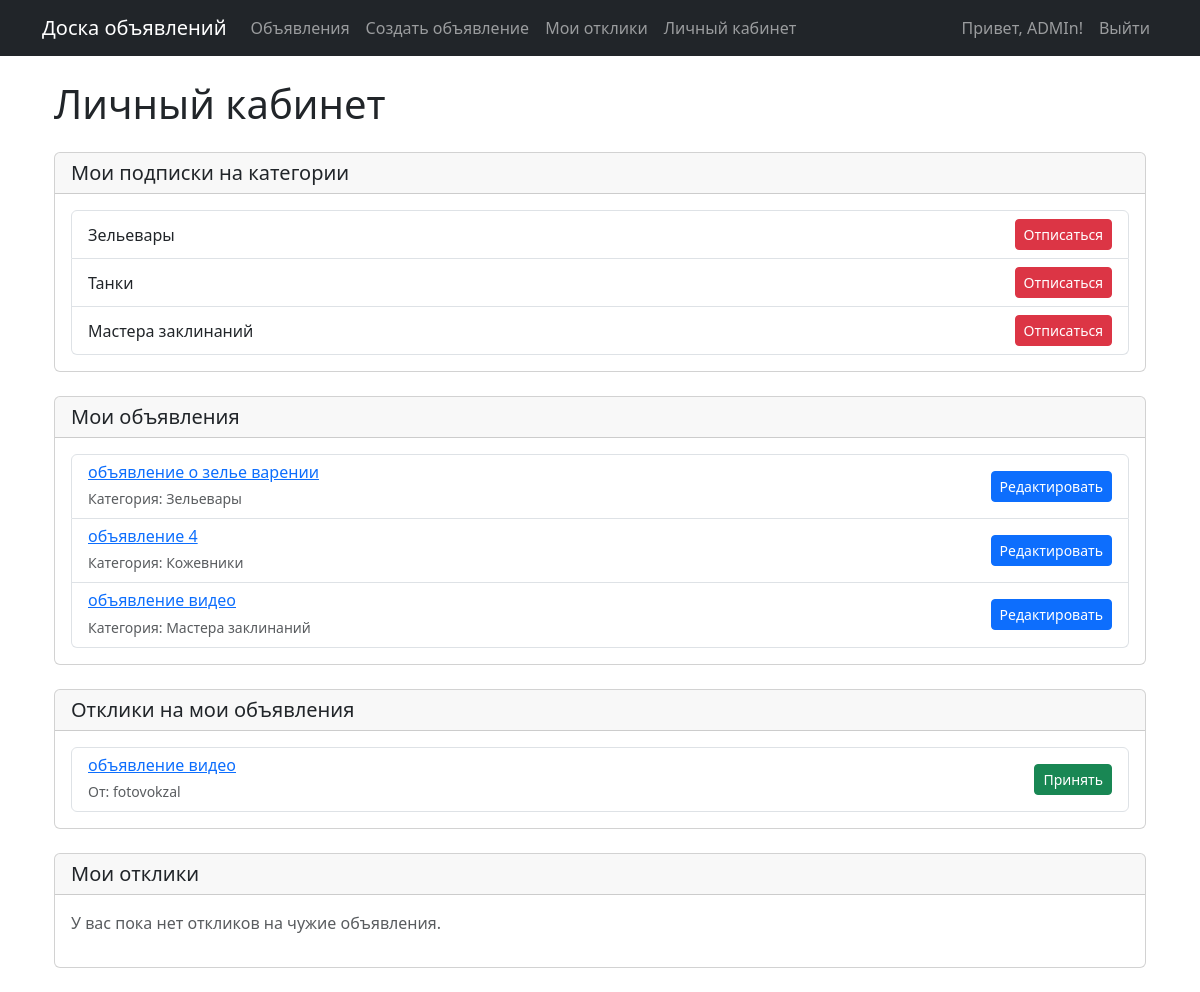
/profile/ (signed in), run on the app's committed database.
### appAccounts/models.py (models this page shows)
class User(AbstractUser):
    confirmation_code = models.CharField(max_length=6, blank=True)
    is_confirmed = models.BooleanField(default=False)

### appBoard/models.py (models this page shows, shortened)
class Subscription(models.Model):
    user = models.ForeignKey(User, on_delete=models.CASCADE, related_name='board_subscriptions')
    category = models.ForeignKey(Category, on_delete=models.CASCADE)
    created_at = models.DateTimeField(default=timezone.now)
    class Meta:
        unique_together = ('user', 'category')
        verbose_name = 'Подписка'
        verbose_name_plural = 'Подписки'

class Category(models.Model):
    name = models.CharField(max_length=100)
    code = models.CharField(max_length=2, unique=True, default='XX')
    description = models.TextField(default='Описание категории')
    class Meta:
        verbose_name_plural = "Categories"

class Post(models.Model):
    author = models.ForeignKey(User, on_delete=models.CASCADE)
    title = models.CharField(max_length=200)
    content = RichTextField()
    category = models.ForeignKey(Category, on_delete=models.CASCADE)
    created_at = models.DateTimeField(default=timezone.now)
    updated_at = models.DateTimeField(auto_now=True)
    image = models.ImageField(upload_to='post_images/', null=True, blank=True)
    video = models.FileField(upload_to='post_videos/', null=True, blank=True)
    class Meta:
        verbose_name = 'Запись'
        verbose_name_plural = 'Записи'

class Response(models.Model):
    post = models.ForeignKey(Post, on_delete=models.CASCADE)
    author = models.ForeignKey(User, on_delete=models.CASCADE)
    content = models.TextField()
    created_at = models.DateTimeField(default=timezone.now)
    is_accepted = models.BooleanField(default=False)

### appBoard/views.py (the view)
# urls.py: path('profile/', views.profile, name='profile'),
@login_required
def profile(request):
    subscriptions = Subscription.objects.filter(user=request.user).select_related('category')
    user_posts = Post.objects.filter(author=request.user).select_related('category')
    responses_to_posts = Response.objects.filter(post__author=request.user).select_related('post', 'author')
    user_responses = Response.objects.filter(author=request.user).select_related('post')
    context = {
        'subscriptions': subscriptions,
        'user_posts': user_posts,
        'responses_to_posts': responses_to_posts,
        'user_responses': user_responses,
    }
    return render(request, 'board/profile.html', context)

### appBoard/templates/board/profile.html (shortened to what this page needs)
{% extends 'base.html' %}
{% block content %}
<div class="container mt-4">
    <h1 class="mb-4">Личный кабинет</h1>
    <div class="card mb-4">
        <div class="card-header">
            <h2 class="h5 mb-0">Мои подписки на категории</h2>
        </div>
        <div class="card-body">
            {% if subscriptions %}
                <div class="list-group">
                    {% for subscription in subscriptions %}
                        <div class="list-group-item d-flex justify-content-between align-items-center">
                            <span>{{ subscription.category.name }}</span>
                            <form method="post" action="{% url 'board:subscribe' subscription.category.code %}" class="d-inline">
                                <button type="submit" class="btn btn-danger btn-sm">Отписаться</button>
                            </form>
                        </div>
                    {% endfor %}
                </div>
            {% else %}
                <p class="text-muted">У вас пока нет подписок на категории.</p>
            {% endif %}
        </div>
    </div>
    <div class="card mb-4">
        <div class="card-header">
            <h2 class="h5 mb-0">Мои объявления</h2>
        </div>
        <div class="card-body">
            {% if user_posts %}
                <div class="list-group">
                    {% for post in user_posts %}
                        <div class="list-group-item">
                            <div class="d-flex justify-content-between align-items-center">
                                <div>
                                    <h3 class="h6 mb-1">
                                        <a href="{% url 'board:post_detail' post.pk %}">{{ post.title }}</a>
                                    </h3>
                                    <small class="text-muted">Категория: {{ post.category.name }}</small>
                                </div>
                                <div>
                                    <a href="{% url 'board:post_edit' post.pk %}" class="btn btn-primary btn-sm">Редактировать</a>
                                </div>
                            </div>
                        </div>
                    {% endfor %}
                </div>
            {% else %}
                <p class="text-muted">У вас пока нет объявлений.</p>
            {% endif %}
        </div>
    </div>
    <div class="card mb-4">
        <div class="card-header">
            <h2 class="h5 mb-0">Отклики на мои объявления</h2>
        </div>
        <div class="card-body">
            {% if responses_to_posts %}
                <div class="list-group">
                    {% for response in responses_to_posts %}
                        <div class="list-group-item">
                            <div class="d-flex justify-content-between align-items-center">
                                <div>
                                    <h3 class="h6 mb-1">
                                        <a href="{% url 'board:post_detail' response.post.pk %}">{{ response.post.title }}</a>
                                    </h3>
                                    <small class="text-muted">От: {{ response.author.username }}</small>
                                </div>
                                <div>
                                    <form method="post" action="{% url 'board:response_accept' response.pk %}" class="d-inline">
                                        <button type="submit" class="btn btn-success btn-sm">Принять</button>
                                    </form>
                                </div>
                            </div>
                        </div>
                    {% endfor %}
                </div>
            {% else %}
                <p class="text-muted">У вас пока нет откликов на объявления.</p>
            {% endif %}
        </div>
    </div>
    <div class="card mb-4">
        <div class="card-header">
            <h2 class="h5 mb-0">Мои отклики</h2>
        </div>
        <div class="card-body">
            {% if user_responses %}
                <div class="list-group">
                    {% for response in user_responses %}
                        <div class="list-group-item">
                            <div class="d-flex justify-content-between align-items-center">
                                <div>
                                    <h3 class="h6 mb-1">
                                        <a href="{% url 'board:post_detail' response.post.pk %}">{{ response.post.title }}</a>
                                    </h3>
                                    <p class="mb-1">{{ response.text }}</p>
                                    <small class="text-muted">Автор объявления: {{ response.post.author.username }}</small>
                                </div>
                            </div>
                        </div>
                    {% endfor %}
                </div>
            {% else %}
                <p class="text-muted">У вас пока нет откликов на чужие объявления.</p>
            {% endif %}
        </div>
    </div>
</div>
{% endblock %}

### appBoard/templates/base.html (shortened to what this page needs)
<!DOCTYPE html>
<html lang="ru">
<head>
    <link href="https://cdn.jsdelivr.net/npm/bootstrap@5.3.0/dist/css/bootstrap.min.css" rel="stylesheet">
</head>
<body>
    <nav class="navbar navbar-expand-lg navbar-dark bg-dark mb-4">
        <div class="container">
            <a class="navbar-brand" href="{% url 'board:post_list' %}">Доска объявлений</a>
            <div class="collapse navbar-collapse" id="navbarNav">
                <ul class="navbar-nav me-auto">
                    <li class="nav-item">
                        <a class="nav-link" href="{% url 'board:post_list' %}">Объявления</a>
                    </li>
                    {% if user.is_authenticated %}
                        <li class="nav-item">
                            <a class="nav-link" href="{% url 'board:post_create' %}">Создать объявление</a>
                        </li>
                        <li class="nav-item">
                            <a class="nav-link" href="{% url 'board:my_responses' %}">Мои отклики</a>
                        </li>
                        <li class="nav-item">
                            <a class="nav-link" href="{% url 'board:profile' %}">Личный кабинет</a>
                        </li>
                    {% endif %}
                </ul>
                <ul class="navbar-nav">
                    {% if user.is_authenticated %}
                        <li class="nav-item">
                            <span class="nav-link">Привет, {{ user.username }}!</span>
                        </li>
                        <li class="nav-item">
                            <a class="nav-link" href="{% url 'account_logout' %}">Выйти</a>
                        </li>
                    {% endif %}
                </ul>
            </div>
        </div>
    </nav>
    <div class="container">
        {% block content %}
        {% endblock %}
    </div>
</body>
</html>

### data on the page
User: username "ADMIn"
Subscription: category.name "Зельевары"
Subscription: category.name "Танки"
Subscription: category.name "Мастера заклинаний"
Post: title "объявление о зелье варении", category.name "Зельевары"
Post: title "объявление 4", category.name "Кожевники"
Post: title "объявление видео", category.name "Мастера заклинаний"
Response: post "объявление видео", author.username "fotovokzal"
